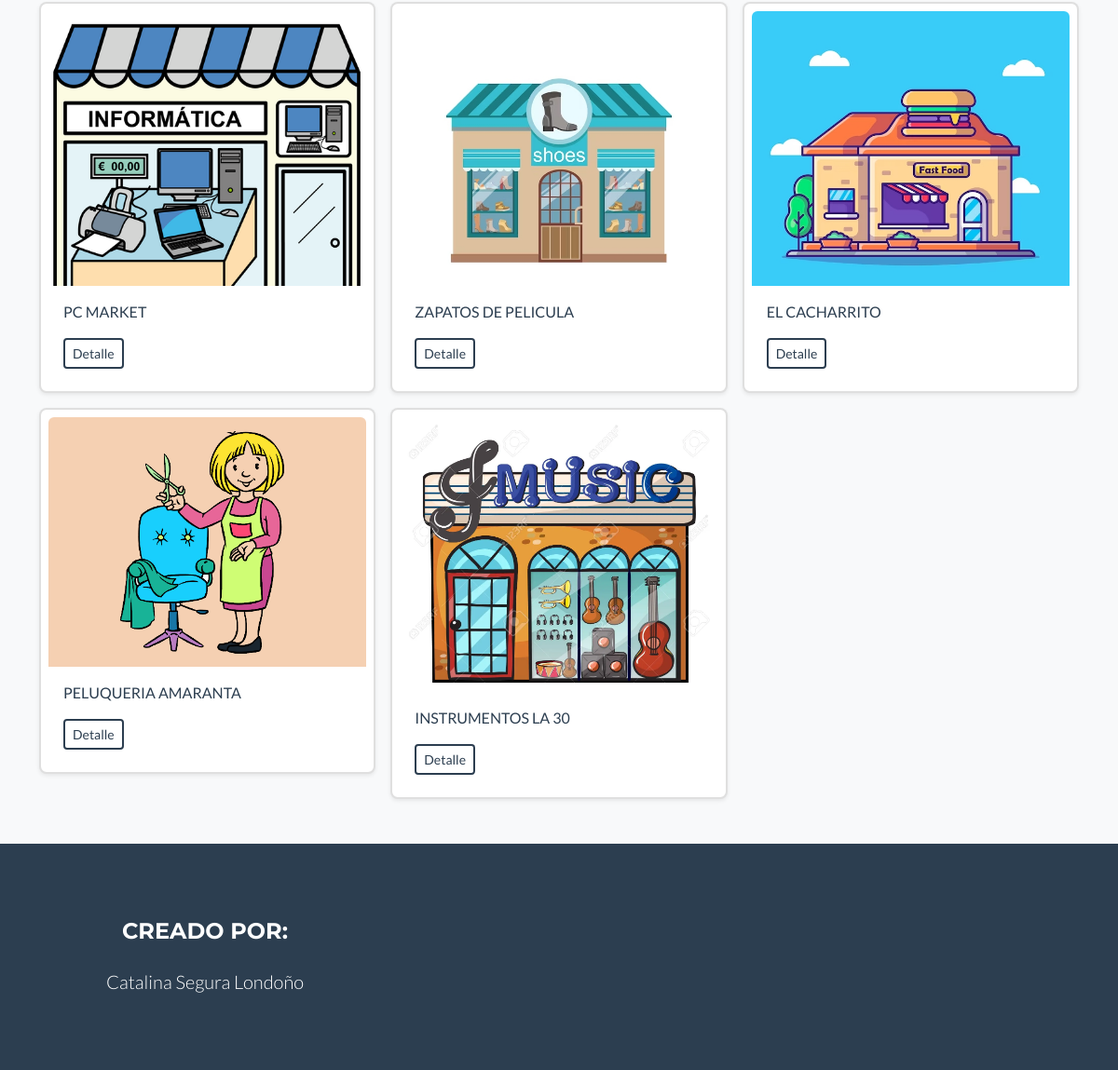
/AppDirectorio/listarNegocios (lower part), run on an earlier commit of the app's database.
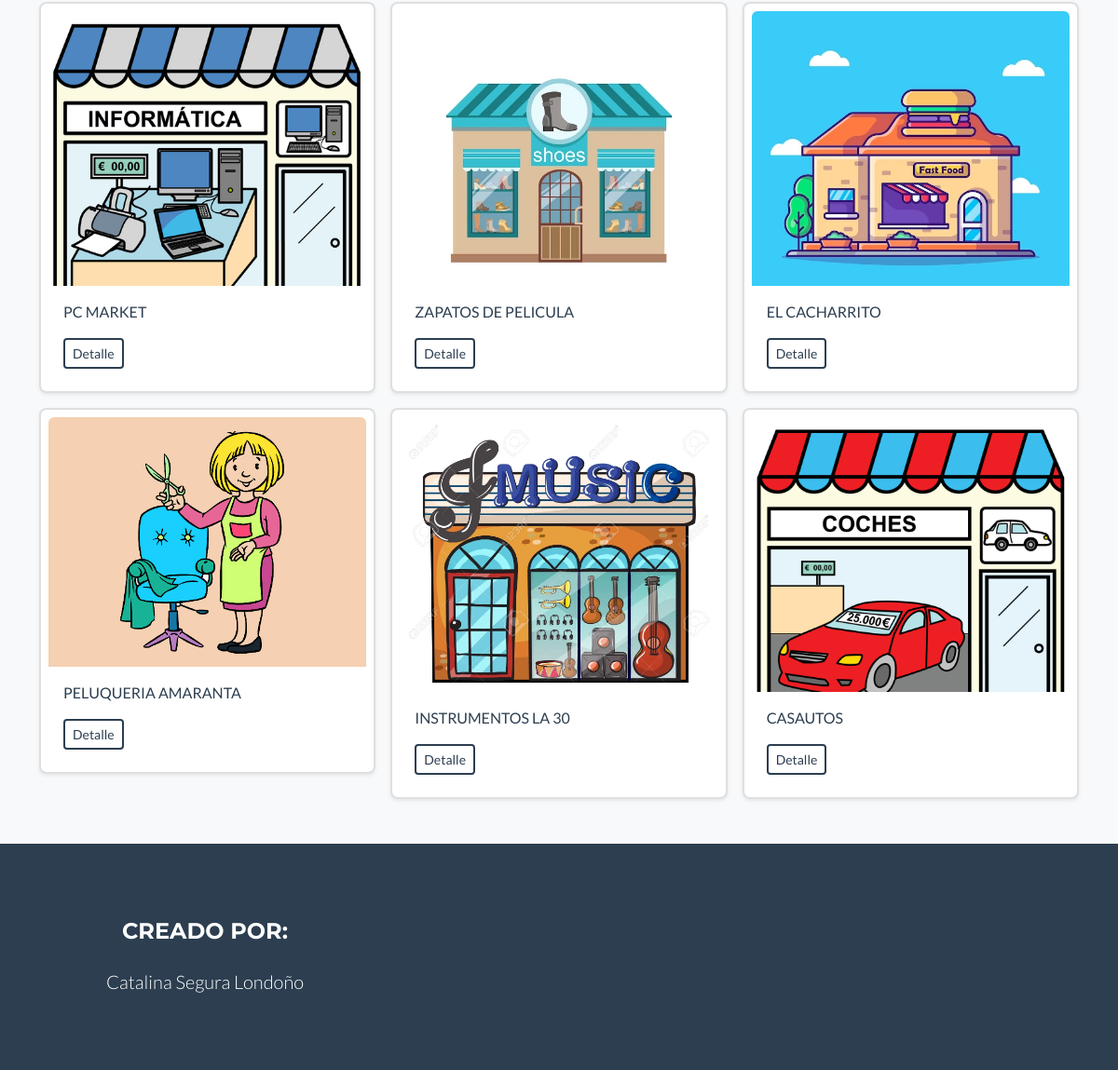
And on a later commit of the database.
### AppDirectorio/models.py (models this page shows, shortened)
class Negocio(models.Model):
    tipo_negocio_opciones = (
    ('ropa','Ropa'),
    ('detalles', 'Detalles'),
    ('salud','Salud'),
    ('automotriz','Automotriz'),
    ('comida','Comida'),
    ('belleza','Belleza'),
    ('otro', 'Otro'),
    )
    usuario = models.ForeignKey(User, on_delete=models.CASCADE, null=True, blank=True)
    tipo_negocio = models.CharField(max_length=15, choices=tipo_negocio_opciones, default='otro')
    nombre_negocio = models.CharField(max_length=100)
    descripcion = models.TextField()
    direccion = models.CharField(max_length=250)
    horario = models.CharField(max_length=100)
    telefono_contacto = models.CharField(max_length=200)
    email_contacto = models.EmailField()
    fecha_publicacion = models.DateField(auto_now_add=True)
    imagen_negocio = models.ImageField(upload_to="imagenes/")

### AppDirectorio/views.py (the view)
# urls.py: path('listarNegocios', views.NegocioLista.as_view(), name="Lista Negocios"),
class NegocioLista(ListView):
    context_object_name = 'negocios'
    queryset = Negocio.objects.all()
    template_name = 'listar_negocios.html'

### AppDirectorio/templates/listar_negocios.html (shortened to what this page needs)
{% extends "padre.html" %}
{% load static %}
{% block contenidoQueCambia %}
    <div class="album py-5 bg-light">
        <div class="container">
            <div class="row row-cols-1 row-cols-sm-2 row-cols-md-3 g-3">
            {% for negocio in negocios %}
            <div class="col">
                <div class="card shadow-sm p-2 item-negocio">
                    {% if negocio.imagen_negocio %}
                    <div class="img-negocio" >
                        <img class="bd-placeholder-img card-img-top" src="{{negocio.imagen_negocio.url}}" >
                    </div>
                    {% endif %}
                    <div class="card-body">
                    <p class="card-text text-uppercase text-secondary">{{negocio.nombre_negocio}}</p>
                    <div class="d-flex justify-content-between align-items-center">
                      <div class="btn-group">
                        <a type="button" class="btn btn-sm btn-outline-secondary text-secondary me-2" href="{% url 'Detalle Negocio' negocio.id %}">Detalle</a>
                    </div>
                    </div>
                  </div>
                </div>
              </div>
            {% endfor %}
            </div>
        </div>
    </div>
{% endblock %}

What changed in the data, as far as the page shows it:
added Negocio: imagen_negocio (picture), nombre_negocio "CASAUTOS"
